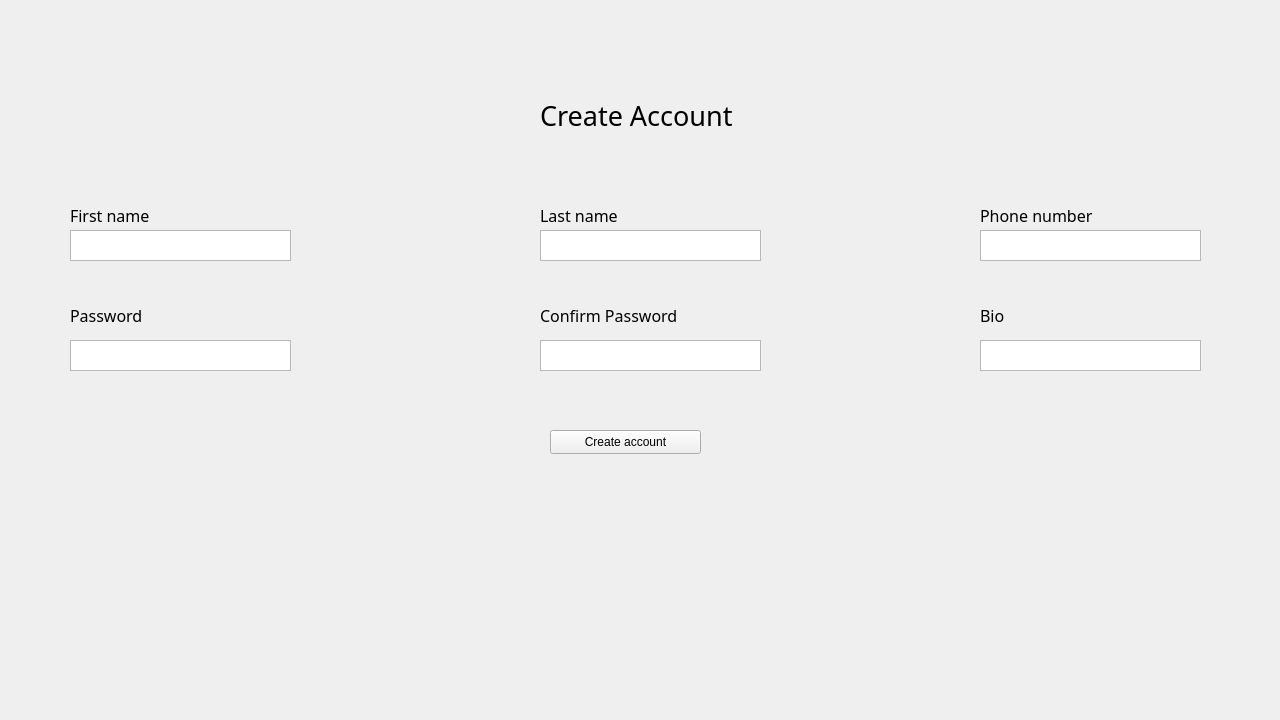
<?xml version="1.0" encoding="UTF-8"?>
<ui version="4.0">
 <class>CreateAccount</class>
 <widget class="QWidget" name="CreateAccount">
  <property name="geometry">
   <rect>
    <x>0</x>
    <y>0</y>
    <width>1280</width>
    <height>720</height>
   </rect>
  </property>
  <property name="windowTitle">
   <string>Form</string>
  </property>
  <widget class="QLabel" name="label">
   <property name="geometry">
    <rect>
     <x>540</x>
     <y>80</y>
     <width>611</width>
     <height>71</height>
    </rect>
   </property>
   <property name="font">
    <font>
     <family>Cairo</family>
     <pointsize>20</pointsize>
     <bold>false</bold>
    </font>
   </property>
   <property name="text">
    <string>Create Account </string>
   </property>
  </widget>
  <widget class="QLabel" name="label_2">
   <property name="geometry">
    <rect>
     <x>70</x>
     <y>180</y>
     <width>611</width>
     <height>71</height>
    </rect>
   </property>
   <property name="font">
    <font>
     <family>Cairo</family>
     <pointsize>12</pointsize>
     <bold>false</bold>
    </font>
   </property>
   <property name="text">
    <string>First name</string>
   </property>
  </widget>
  <widget class="QLabel" name="label_3">
   <property name="geometry">
    <rect>
     <x>540</x>
     <y>180</y>
     <width>640</width>
     <height>71</height>
    </rect>
   </property>
   <property name="font">
    <font>
     <family>Cairo</family>
     <pointsize>12</pointsize>
     <bold>false</bold>
    </font>
   </property>
   <property name="text">
    <string>Last name</string>
   </property>
  </widget>
  <widget class="QLabel" name="label_4">
   <property name="geometry">
    <rect>
     <x>980</x>
     <y>180</y>
     <width>611</width>
     <height>71</height>
    </rect>
   </property>
   <property name="font">
    <font>
     <family>Cairo</family>
     <pointsize>12</pointsize>
     <bold>false</bold>
    </font>
   </property>
   <property name="text">
    <string>Phone number</string>
   </property>
  </widget>
  <widget class="QLabel" name="label_5">
   <property name="geometry">
    <rect>
     <x>70</x>
     <y>280</y>
     <width>611</width>
     <height>71</height>
    </rect>
   </property>
   <property name="font">
    <font>
     <family>Cairo</family>
     <pointsize>12</pointsize>
     <bold>false</bold>
    </font>
   </property>
   <property name="text">
    <string>Password</string>
   </property>
  </widget>
  <widget class="QLabel" name="label_6">
   <property name="geometry">
    <rect>
     <x>540</x>
     <y>280</y>
     <width>611</width>
     <height>71</height>
    </rect>
   </property>
   <property name="font">
    <font>
     <family>Cairo</family>
     <pointsize>12</pointsize>
     <bold>false</bold>
    </font>
   </property>
   <property name="text">
    <string>Confirm Password</string>
   </property>
  </widget>
  <widget class="QLabel" name="label_7">
   <property name="geometry">
    <rect>
     <x>980</x>
     <y>280</y>
     <width>611</width>
     <height>71</height>
    </rect>
   </property>
   <property name="font">
    <font>
     <family>Cairo</family>
     <pointsize>12</pointsize>
     <bold>false</bold>
    </font>
   </property>
   <property name="text">
    <string>Bio</string>
   </property>
  </widget>
  <widget class="QPushButton" name="createAccount_bt">
   <property name="geometry">
    <rect>
     <x>550</x>
     <y>430</y>
     <width>151</width>
     <height>24</height>
    </rect>
   </property>
   <property name="text">
    <string>Create account</string>
   </property>
  </widget>
  <widget class="QPlainTextEdit" name="firstName_tb">
   <property name="geometry">
    <rect>
     <x>70</x>
     <y>230</y>
     <width>221</width>
     <height>31</height>
    </rect>
   </property>
  </widget>
  <widget class="QPlainTextEdit" name="lastName_tb">
   <property name="geometry">
    <rect>
     <x>540</x>
     <y>230</y>
     <width>221</width>
     <height>31</height>
    </rect>
   </property>
  </widget>
  <widget class="QPlainTextEdit" name="phonNumber_tb">
   <property name="geometry">
    <rect>
     <x>980</x>
     <y>230</y>
     <width>221</width>
     <height>31</height>
    </rect>
   </property>
  </widget>
  <widget class="QPlainTextEdit" name="confirmPassword_tb">
   <property name="geometry">
    <rect>
     <x>540</x>
     <y>340</y>
     <width>221</width>
     <height>31</height>
    </rect>
   </property>
  </widget>
  <widget class="QPlainTextEdit" name="password_tb">
   <property name="geometry">
    <rect>
     <x>70</x>
     <y>340</y>
     <width>221</width>
     <height>31</height>
    </rect>
   </property>
  </widget>
  <widget class="QPlainTextEdit" name="bio_tb">
   <property name="geometry">
    <rect>
     <x>980</x>
     <y>340</y>
     <width>221</width>
     <height>31</height>
    </rect>
   </property>
  </widget>
 </widget>
 <resources/>
 <connections/>
</ui>
